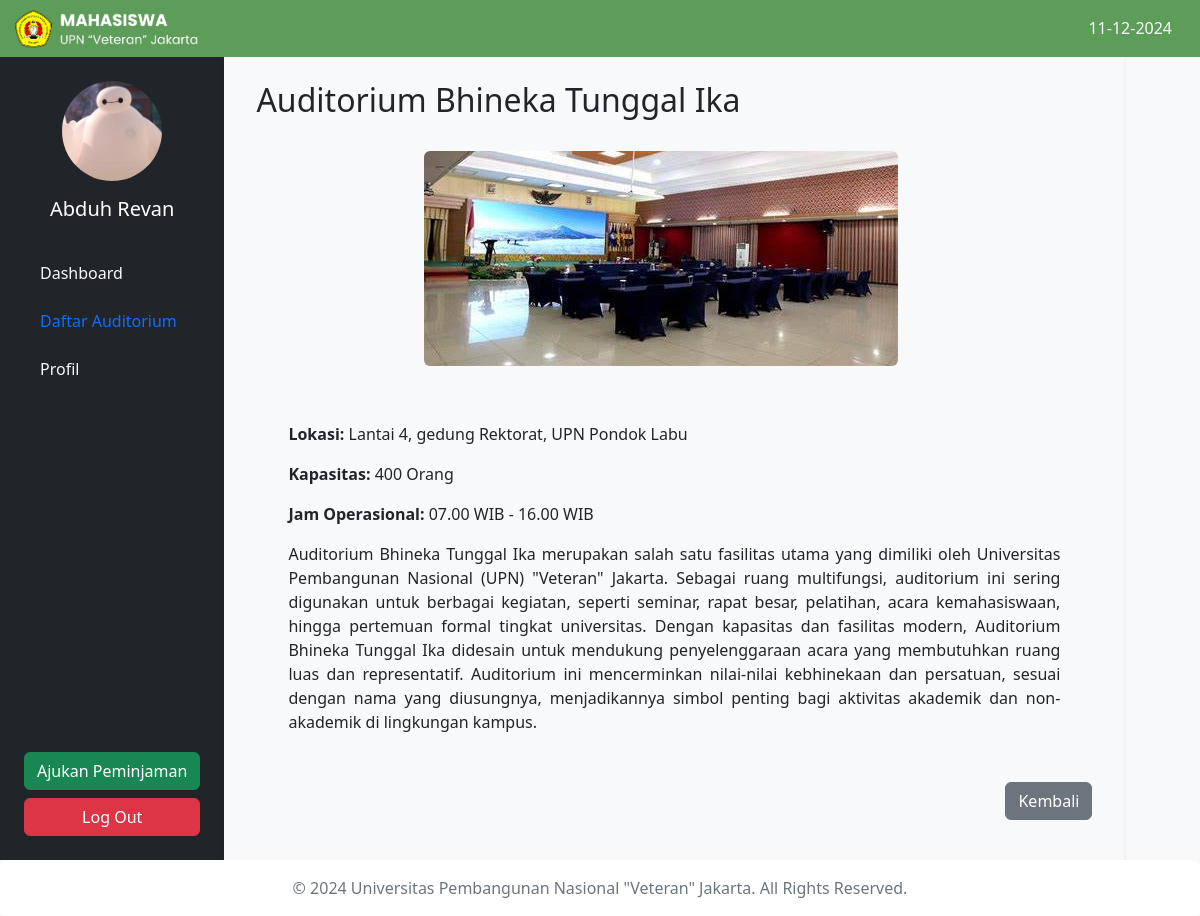
/selengkapnya_BTI.php (signed in), run on the app's committed database.
### tables this page shows
CREATE TABLE `pengguna` (
  `id_user` int(255) NOT NULL,
  `nama_lengkap` varchar(255) NOT NULL,
  `email` varchar(255) NOT NULL,
  `password` varchar(255) NOT NULL,
  `nim` varchar(10) DEFAULT NULL,
  `program_studi` varchar(100) NOT NULL,
  `no_telp` varchar(15) NOT NULL,
  `foto_profile` varchar(255) NOT NULL,
  `role` enum('mahasiswa','admin') DEFAULT 'mahasiswa'
);

### selengkapnya_BTI.php (the view, shortened to what this page needs)
<?php
include 'includes/db.php';
$user_id = $_SESSION['user_id'];
$sql = "SELECT * FROM pengguna WHERE id_user = ?";
$stmt = $conn->prepare($sql);
$stmt->bind_param("i", $user_id);
$stmt->execute();
$result = $stmt->get_result();
if ($result->num_rows > 0) {
    $user = $result->fetch_assoc();
} else {
    $error = "Data pengguna tidak ditemukan.";
    $user = null;
}
?>
<!DOCTYPE html>
<html lang="en">
<head>
    <link href="https://cdn.jsdelivr.net/npm/bootstrap@5.3.3/dist/css/bootstrap.min.css" rel="stylesheet">
</head>
<body class="d-flex flex-column min-vh-100 bg-light">
    <nav class="navbar navbar-expand-lg navbar-dark " style="background-color: #5d9c59; ">
        <div class="container-fluid">
            <div class="d-flex align-items-center">
                <img src="asset/putih.png" alt="Logo MahasiswaUPNVJ" style="width: 190px; height: auto;">
            </div>
            <div class="d-flex align-items-center text-light">
                <span class="me-3" style="font-size: 16px;"><?= date('d-m-Y'); ?></span>
            </div>
        </div>
    </nav>
    <div class="d-flex flex-grow-1">
        <div class="sidebar bg-dark text-white p-4 d-flex flex-column">
            <div class="text-center mb-4">
                <?php
                     if (isset($user['foto_profile']) && !empty($user['foto_profile'])) {
                        echo "<img src='" . $user['foto_profile'] . "' class='object-fit-cover profile-picture rounded-circle mb-3'style='width: 100px; height: 100px;' />";
                     } else {
                        echo "<img src='asset/profil.png' class='profile-picture rounded-circle mb-3'style='width: 100px; height: 100px;' />";
                     }
                  ?>
                <h5><?php echo htmlspecialchars($user['nama_lengkap']); ?></h5>
            </div>
            <ul class="nav flex-column flex-grow-1">
                <li class="nav-item mb-2">
                    <a href="dashboard.php" class="nav-link text-light">Dashboard</a>
                </li>
                <li class="nav-item mb-2">
                    <a href="daftar_ruang.php" class="nav-link text-active">Daftar Auditorium</a>
                </li>
                <li class="nav-item mb-2">
                    <a href="profil.php" class="nav-link text-light">Profil</a>
                </li>
            </ul>
            <a href="peminjaman.php" class="btn btn-success w-100 mt-3">Ajukan Peminjaman</a>
            <a href="logout.php" class="btn btn-danger w-100 mt-2">Log Out</a>
        </div>
            <div class="col-md-9 shadow-sm">
                <div class="container py-4 t" style="text-align: left; padding: 2rem;">
                    <h2>Auditorium Bhineka Tunggal Ika</h2>
                    <br>
                    <div style="width: 500px; margin: 0 auto;">
                        <img src="asset/BTI.jpg" alt="Auditorium Bhineka Tunggal Ika" class="img-fluid rounded" style="position:left;">
                    </div>
                    <div class="details text-left" style="padding:2rem;text-align:justify;">
                        <p><strong><br>Lokasi:</strong> Lantai 4, gedung Rektorat, UPN Pondok Labu</p>
                        <p><strong>Kapasitas:</strong> 400 Orang</p>
                        <p><strong>Jam Operasional:</strong> 07.00 WIB - 16.00 WIB</p>
                        <p>
                            Auditorium Bhineka Tunggal Ika merupakan salah satu fasilitas utama yang dimiliki oleh Universitas Pembangunan Nasional (UPN) "Veteran" Jakarta. Sebagai ruang multifungsi, auditorium ini sering digunakan untuk berbagai kegiatan, seperti seminar, rapat besar, pelatihan, acara kemahasiswaan, hingga pertemuan formal tingkat universitas. Dengan kapasitas dan fasilitas modern, Auditorium Bhineka Tunggal Ika didesain untuk mendukung penyelenggaraan acara yang membutuhkan ruang luas dan representatif. Auditorium ini mencerminkan nilai-nilai kebhinekaan dan persatuan, sesuai dengan nama yang diusungnya, menjadikannya simbol penting bagi aktivitas akademik dan non-akademik di lingkungan kampus.
                        </p>
                    </div>
                    <div style="text-align:right;">
                        <a href="daftar_ruang.php" class="btn btn-secondary mb-3">Kembali</a>
                    </div>
                </div>
            </div>
        </div>
    <footer class="bg-white rounded text-secondary py-3">
        <div class="container text-center">
            <p class="mb-0">&copy; 2024 Universitas Pembangunan Nasional "Veteran" Jakarta. All Rights Reserved.</p>
        </div>
    </footer>
</body>
</html>

### data on the page
pengguna: foto_profile (picture), nama_lengkap "Abduh Revan"
